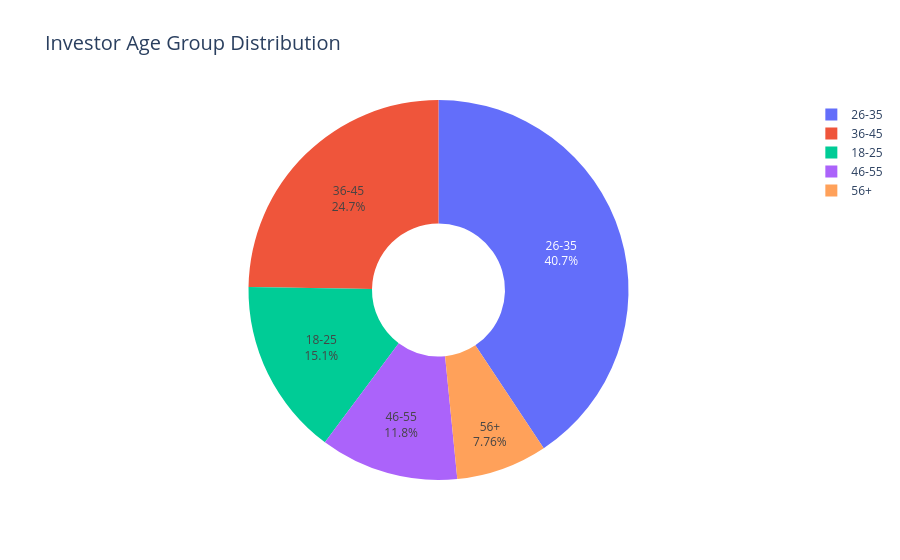

This figure's notebook cell:
### Markdown cell above
## **Investor Demographics: Age Group Distribution Pie Chart. SIP Amount Box Plot By Age Group. Gender Split.**

### Code cell
fig.update_traces(textinfo="percent+label")

fig.update_layout(
    template="plotly_white",
    title_font_size=20
)

### Figure 1 — Plotly figure (JSON) as saved in the notebook; plotly's stock layout.template omitted (floating-point values rounded to 4 significant figures)
{"data": [{"domain": {"x": [0, 1], "y": [0, 1]}, "hole": 0.35, "hovertemplate": "age_group=%{label}<br>investor_count=%{value}<extra></extra>", "labels": ["18-25", "26-35", "36-45", "46-55", "56+"], "legendgroup": "", "name": "", "showlegend": true, "textinfo": "percent+label", "type": "pie", "values": [753, 2033, 1237, 589, 388]}], "layout": {"legend": {"tracegroupgap": 0}, "title": {"font": {"size": 20}, "text": "Investor Age Group Distribution"}}}
